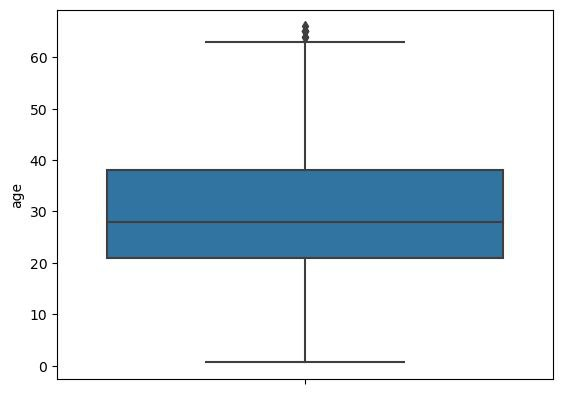
#> input picture resources/picture.jpg, 563 x 394 px
$ jupyter execute --allow-errors OpenCV.ipynb   (text cells are left out)
#> lines starting #> are read from the running program, lines starting #| are printed output that depends on the picture; after the words box and inside, x2 and y2 are one past the last pixel; in counts of white or black regions, pixels touching at a corner belong together; pictures that were not available may be replaced by others from this repository, and a replacement may not be noted
[cell 1]
# import Libraries
import cv2 as cv
import numpy as np

# Load image
img = cv.imread("resources/picture.jpg")
#> img is the input picture: shape (394, 563, 3); mean B, G, R 234.3, 227.7, 217.7
cv.imshow("first image",img)
cv.waitKey(0)

[cell 2]
# import Libraries
import cv2 as cv
import numpy as np

# Load image
img = cv.imread("resources/picture.jpg")
img = cv.resize(img,(600,600))
#> img: shape (600, 600, 3)
cv.imshow("Second Image image",img)

# Delay code
cv.waitKey(0)

# For closing all the windows
cv.destroyAllWindows()

[cell 3]
# import Libraries
import cv2 as cv
import numpy as np

# Load image
img = cv.imread("resources/picture.jpg")
img = cv.resize(img,(600,600))

# Conveting into Gray Scale
gray = cv.cvtColor(img,cv.COLOR_BGR2GRAY)

cv.imshow("Gray",gray)
cv.waitKey(0)

[cell 4]
# Import Library
import cv2 as cv

img = cv.imread("resources/arslan.jpg")
#> (the rest of this cell did not finish here and is left out)

[cell 5]
# Import Library
import cv2 as cv
from cv2 import imshow
from cv2 import imwrite

img = cv.imread("resources/arslan.jpg")
#> (the rest of this cell did not finish here and is left out)

[cell 6]
# Import Libraries
import cv2 as cv
cap = cv.VideoCapture("resources/video.mp4")
# Indicator
if (cap.isOpened() == False):
    print("error in Reading Video")

# Reading and Playing
while (cap.isOpened()):
    ret, frame = cap.read()
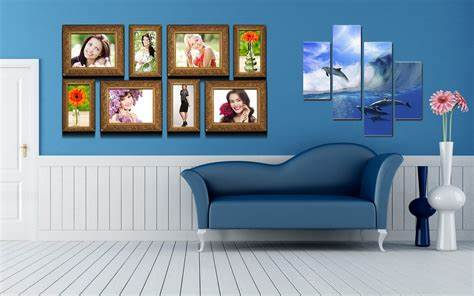
#> input picture resources/sofa.jpg, 474 x 296 px, given in place of video.mp4, which was not available
#> frame is the input picture: shape (296, 474, 3); mean B, G, R 161.8, 146.3, 126.9
    if ret == True:
        cv.imshow("video", frame)
        if cv.waitKey(1) & 0xFF == ord("q"):
#> (key q is pressed here)
            break
    else:
        break

cap.release()
cv.destroyAllWindows()

[cell 7]
# Converting in gray
# Import Libraries
import cv2 as cv
cap = cv.VideoCapture("resources/video.mp4")
while (True):
    (ret, frame) = cap.read()
    grayframe = cv.cvtColor(frame, cv.COLOR_BGR2GRAY)

    # to show in player
    if ret == True:
        cv.imshow("video", grayframe)

        # this function is Quit with q key
        if cv.waitKey(1) & 0xFF == ord("q"):
#> (key q is pressed here)
            break
    else:
        break
cap.release()
cv.destroyAllWindows()

[cell 8]
# Converting in Black n white
# Import Libraries
import cv2 as cv
cap = cv.VideoCapture("resources/video.mp4")
while (True):
    (ret, frame) = cap.read()
    grayframe = cv.cvtColor(frame, cv.COLOR_BGR2GRAY)
    (thresh, binary) = cv.threshold(grayframe,127,255,cv.THRESH_BINARY)
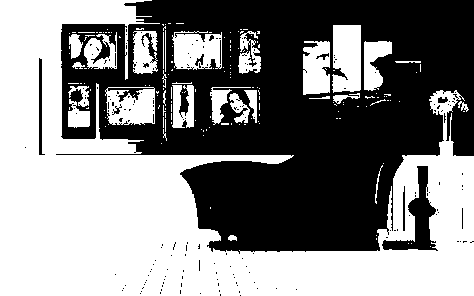
#> binary: shape (296, 474); 52.1% white; 180 black regions (170 under 20 px), largest, box (x1, y1, x2, y2) and area: (56, 0, 474, 254) 64725, (382, 166, 438, 251) 1506, (39, 58, 45, 155) 292


    # to show in player
    if ret == True:
        cv.imshow("video", binary)

        # this function is Quit with q key
        if cv.waitKey(1) & 0xFF == ord("q"):
#> (key q is pressed here)
            break
    else:
        break
cap.release()
cv.destroyAllWindows()

[cell 9]
# saving video in grayframe
# Import Libraries
import cv2 as cv
from matplotlib.colors import is_color_like
cap = cv.VideoCapture("resources/video.mp4")

# writing format, codec, video writer object and file output
frame_width = int(cap.get(3))
frame_height = int(cap.get(4))
out = cv.VideoWriter("resources/out_video.avi", cv.VideoWriter_fourcc("M","J","P","G"),10,(frame_width, frame_height), isColor = False)
while (True):
    (ret, frame) = cap.read()
    grayframe = cv.cvtColor(frame, cv.COLOR_BGR2GRAY)

    # to show in player
    if ret == True:
        out.write(grayframe)
        cv.imshow("video", grayframe)

        # this function is Quit with q key
        if cv.waitKey(1) & 0xFF == ord("q"):
#> (key q is pressed here)
            break
    else:
        break
cap.release()
out.release()
cv.destroyAllWindows()

[cell 10]
# Import Libraries
import cv2 as cv
import numpy as np

cap = cv.VideoCapture(0) # Webcame no 1

# Read untill the end
while(cap.isOpened()):
    # Capture Frame by Frame
    ret, frame = cap.read()
    if ret == True:
        # to dispaly Frame
        cv.imshow("Frame", frame)
        # to quit with q
        if cv.waitKey(1) & 0xFF == ord("q"):
#> (key q is pressed here)
            break
cap.release()
cv.destroyAllWindows()

[cell 11]
# Import libraries
from tkinter import Frame
import cv2 as cv
import numpy as np

cap = cv.VideoCapture(0)

while(True):
    ret, frame = cap.read()
    gray_frame = cv.cvtColor(frame, cv.COLOR_BGR2GRAY)
    (thresh, binary) = cv.threshold(gray_frame,127,255,cv.THRESH_BINARY)

    cv.imshow("original", frame)
    cv.imshow("gray_cam", gray_frame)
    cv.imshow("Binary_cam", binary)
    if cv.waitKey(1) & 0xFF == ord("q"):
#> (key q is pressed here)
        break
cap.release()
cv.destroyAllWindows()

[cell 12]
# Import Libraries
import cv2 as cv
import numpy as np
cap = cv.VideoCapture(0)

# writing format, codec, video writer object and file output
frame_width = int(cap.get(3))
frame_height = int(cap.get(4))
out = cv.VideoWriter("resources/cam_video.avi", cv.VideoWriter_fourcc("M","J","P","G"),10,(frame_width, frame_height))
while (True):
    (ret, frame) = cap.read()

    # to show in player
    if ret == True:
        out.write(frame)
        cv.imshow("video", frame)

        # this function is Quit with q key
        if cv.waitKey(1) & 0xFF == ord("q"):
#> (key q is pressed here)
            break
    else:
        break
cap.release()
out.release()
cv.destroyAllWindows()

[cell 13]
# saving Video into Gray Frame
# Import Libraries
import cv2 as cv
import numpy as np
cap = cv.VideoCapture(0)

# writing format, codec, video writer object and file output
frame_width = int(cap.get(3))
frame_height = int(cap.get(4))
out = cv.VideoWriter("resources/cam_video.avi", cv.VideoWriter_fourcc("M","J","P","G"),10,(frame_width, frame_height), isColor = False)
while (True):
    (ret, frame) = cap.read()
    gray_frame = cv.cvtColor(frame, cv.COLOR_BGR2GRAY)

    # to show in player
    if ret == True:
        out.write(gray_frame)
        cv.imshow("video", gray_frame)

        # this function is Quit with q key
        if cv.waitKey(1) & 0xFF == ord("q"):
#> (key q is pressed here)
            break
    else:
        break
cap.release()
out.release()
cv.destroyAllWindows()

[cell 14]
# Import library
import cv2 as cv
import numpy as np
cap = cv.VideoCapture(0)

cap.set(10, 50) # 10 is the key to set the brightnes
# setting the width of camera
cap.set(3, 1080) # Width key is 3
cap.set(3, 1920) # height key is 4

while(True):
    ret, frame = cap.read()
    if ret == True:
        cv.imshow("frame", frame)
        if cv.waitKey(1) & 0xFF == ord("q"):
#> (key q is pressed here)
            break

cap.release()
cv.destroyAllWindows()

[cell 15]
# import Library
import cv2 as cv
import numpy as np

# Load Image
img = cv.imread("resources/image.jpg")
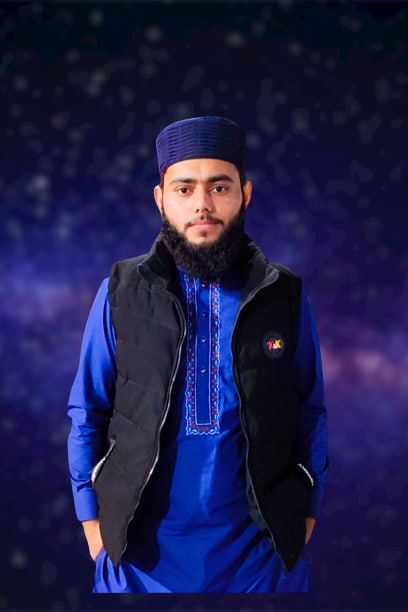
#> input picture resources/image.jpg, 408 x 612 px
#> img is the input picture: shape (612, 408, 3); mean B, G, R 72.5, 28.5, 28.9
img = cv.resize(img, (500,700))
#> img: shape (700, 500, 3)

# resize image
resized_img = cv.resize(img, (100,50))

# Gray
gray_img = cv.cvtColor(img, cv.COLOR_BGR2GRAY)

# Blured image
blur_image = cv.GaussianBlur(img, (33,33),0)

# Edge Detection
edge_img = cv.Canny(img, 160,160)
#> edge_img: shape (700, 500); 2.7% white in thin lines or dots, all inside (x1, y1, x2, y2) = (82, 133, 404, 679)

# Thickness of lines
mat_kernal = np.ones((4,4), np.uint8)
dilated_img = cv.dilate(edge_img,(mat_kernal), iterations=1)
#> dilated_img: shape (700, 500); 10.8% white; 55 white regions (13 under 20 px), largest, box (x1, y1, x2, y2) and area: (154, 291, 373, 681) 15666, (81, 316, 167, 681) 8197, (133, 132, 324, 315) 8166

# make thinner outline
ero_img = cv.erode(dilated_img, mat_kernal, iterations=1)
#> ero_img: shape (700, 500); 4.9% white; 109 white regions (83 under 20 px), largest, box (x1, y1, x2, y2) and area: (156, 300, 348, 680) 7439, (83, 318, 166, 680) 3369, (150, 134, 312, 314) 2950

# Cropping(for crop image we will use numpy library)
print("The size of our image is:", img.shape)
#| The size of our image is: (700, 500, 3)
cropped_image = img[80:480, 150:380]

# Black and White Image
(thresh, binary) = cv.threshold(img,12,258,cv.THRESH_BINARY)
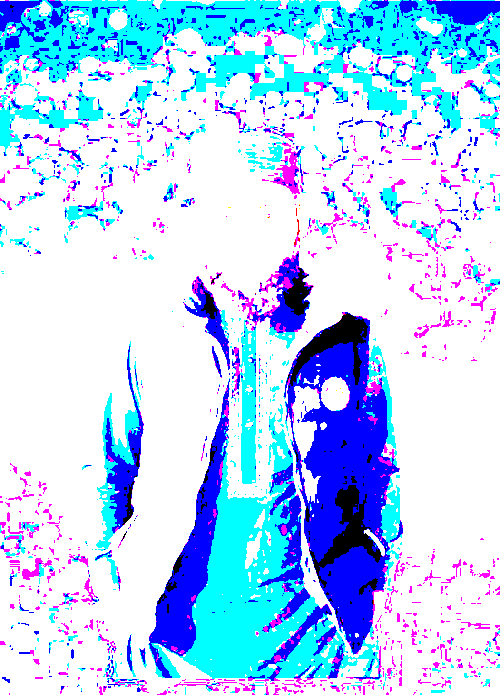
#> binary: shape (700, 500, 3); mean B, G, R 250.7, 212.1, 180.8


cv.imshow("Original", img)
# [7 lines of commented-out code are left out]
cv.imshow("Black and White", binary)

cv.waitKey(0)
cv.destroyAllWindows()

[cell 16]
# import Libraries
import cv2 as cv
import numpy as np

# Draw a cnvas 0 is for Black
img = np.zeros((600,600))

# 1 is for white
img1 = np.ones((600,600))

# print size
print("the size of our canvas is", img.shape)

# Adding Colors to the canvas
coloured_img = np.zeros((600,600,3), np.uint8) # Color channel addition

coloured_img[:] = 255,0,255 # color compelete image

coloured_img[150:230, 100:500] = 255,0,1 # Part of image to be coloured

# Adding Line
cv.line(coloured_img, (0,0),(600,600),(0,0,26),19)

cv.line(coloured_img,(0,0),(coloured_img.shape[0], coloured_img.shape[1]),(255,0,0),3)

# Adding Rectangle
cv.rectangle(coloured_img,(100,100), (300,400), (26,0,0), 5)
cv.rectangle(coloured_img,(100,100), (300,400), (26,0,0), cv.FILLED) # fILLED RECTANGLE

# Adding circle
cv.circle(coloured_img,(400,250), 100, (255,255,255), 3)
cv.circle(coloured_img,(400,250), 100, (0,0,0), cv.FILLED) # Filled circle

# adding text
cv.putText(coloured_img,"Arslan Ahmed working in open cv",(80,50), cv.FONT_ITALIC,.8,(26,0,0),3)
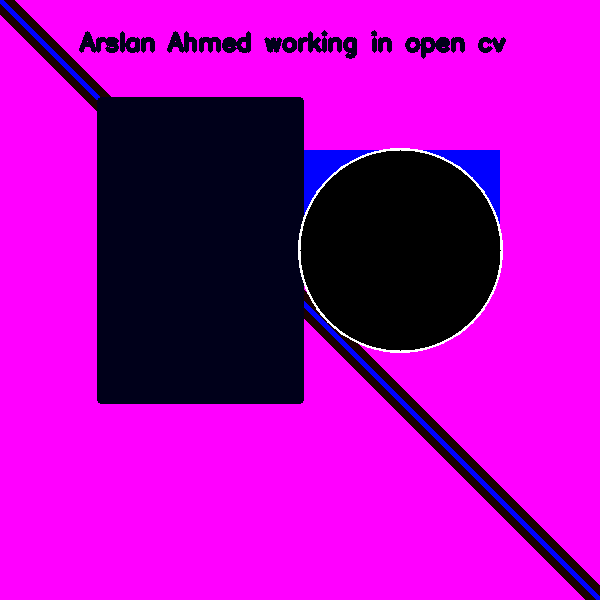
#> coloured_img: shape (600, 600, 3); mean of channels 0, 1, 2 184, 1.1, 175.3; drawn as B, G, R


# cv.imshow("Black", img)
# cv.imshow("White", img1)
cv.imshow("Coloured", coloured_img)
cv.waitKey(0)
cv.destroyAllWindows()

[cell 17]
# import libraries
import cv2 as cv
import numpy as np
cap = cv.VideoCapture(0)
# Resolution HD(1280,780)


def hd_resolution():
    cap.set(3,7680)
    cap.set(4,4320)

def sd_resolution():
    cap.set(3,640)
    cap.set(4,480)

def fhd_resolution():
    cap.set(3,2048)
    cap.set(4,1080)
# sd_resolution()
# hd_resolution()
fhd_resolution()
while(True):
    ret, frame = cap.read()
    if ret == True:
        cv.imshow("frame", frame)
        if cv.waitKey(1) & 0xFF == ord("q"):
#> (key q is pressed here)
            break

cap.release()
cv.destroyAllWindows()

[cell 18]
# import libraries
import cv2 as cv
import numpy as np
cap = cv.VideoCapture(0)
# Resolution HD(1280,780)


def hd_resolution():
    cap.set(3,7680)
    cap.set(4,4320)

def sd_resolution():
    cap.set(3,640)
    cap.set(4,480)

def fhd_resolution():
    cap.set(3,2048)
    cap.set(4,1080)
# sd_resolution()
hd_resolution()
# fhd_resolution()

# writing format, codec, video writer object and file output
frame_width = int(cap.get(3))
frame_height = int(cap.get(4))
out = cv.VideoWriter("resources/cam_video.avi", cv.VideoWriter_fourcc("M","J","P","G"),10,(frame_width, frame_height))
while (True):
    (ret, frame) = cap.read()

    # to show in player
    if ret == True:
        out.write(frame)
        cv.imshow("video", frame)

        # this function is Quit with q key
        if cv.waitKey(1) & 0xFF == ord("q"):
#> (key q is pressed here)
            break
    else:
        break
cap.release()
out.release()
cv.destroyAllWindows()

[cell 19]
# Import libraries
import cv2 as cv
import numpy as np

img = cv.imread("resources/image.jpg")


# Stacking same image

# Horizontal stack
hor_img = np.hstack((img, img))
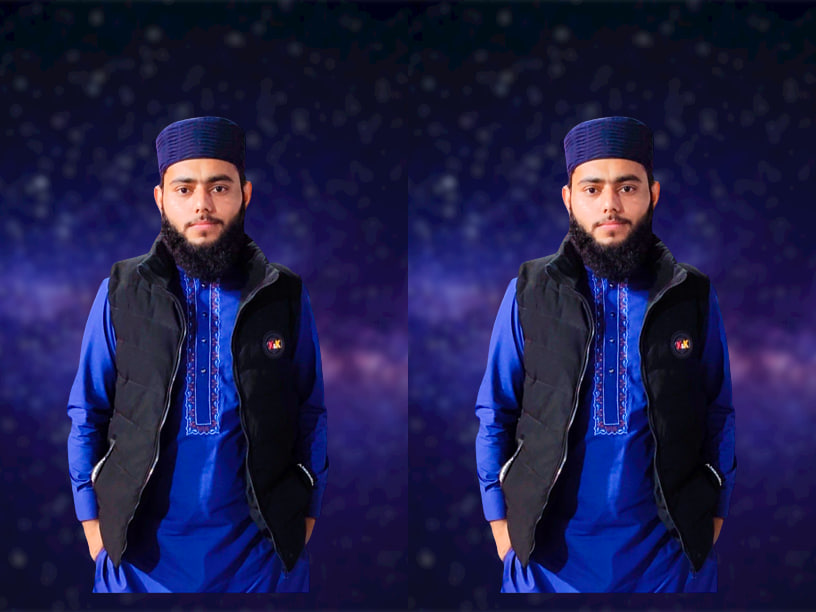
#> hor_img: shape (612, 816, 3); mean B, G, R 72.5, 28.5, 28.9

# vertical Stack
ver_img = np.vstack((img, img))
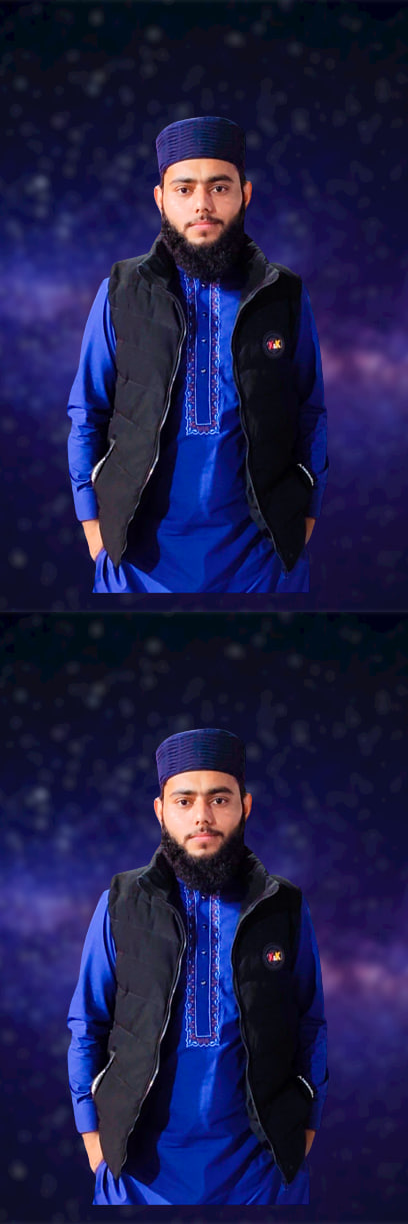
#> ver_img: shape (1224, 408, 3); mean B, G, R 72.5, 28.5, 28.9


cv.imshow("Vertical", ver_img)
# cv.imshow("Horizontal", hor_img)
cv.waitKey(0)
cv.destroyAllWindows()


# You can stack image with the same shape(width, height, color channel)
# we cannot resize stack image (function lga kr ho skta hai)
# sam enumber of channel np function
# you have to define a function to stack multiple images of different size and tunes

[cell 20]
import cv2 as cv
import numpy as np

img = cv.imread("resources/warp.jpg")
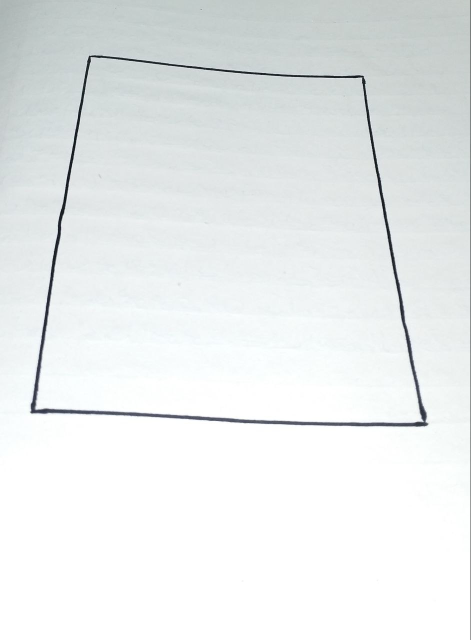
#> input picture resources/warp.jpg, 941 x 1280 px (shown at 1/2 size)
#> img is the input picture: shape (1280, 941, 3); mean B, G, R 236.1, 235.9, 232.3
img = cv.resize(img,(600,600))
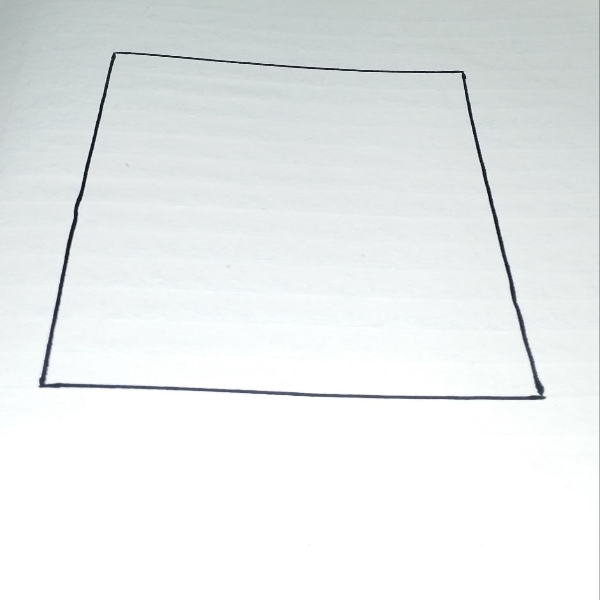
#> img: shape (600, 600, 3); mean B, G, R 236.1, 235.9, 232.3
print(img.shape)
#| (600, 600, 3)
# Defining a point
point1 = np.float32([[113,51], [39,387],[463,69],[547,396]])
width = 941
height = 1280
height, width = 1280,941
point2 = np.float32([[0,0], [800,0], [0,1280], [941,1280]])
matrix = cv.getPerspectiveTransform(point1, point2)
out_img = cv.warpPerspective(img,matrix,(width,height))
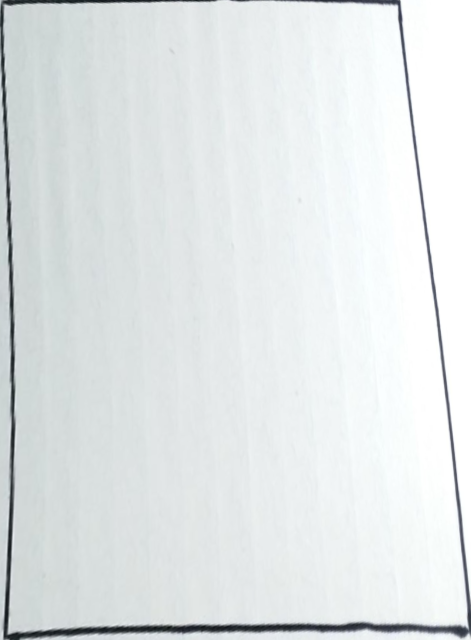
#> out_img: shape (1280, 941, 3) (shown at 1/2 size); mean B, G, R 230.7, 230, 225.5


cv.imshow("priginal", img)
cv.imshow("transformed",out_img)
cv.imwrite("resources/warp_prespctive.png", out_img)
cv.waitKey(0)
cv.destroyAllWindows()
